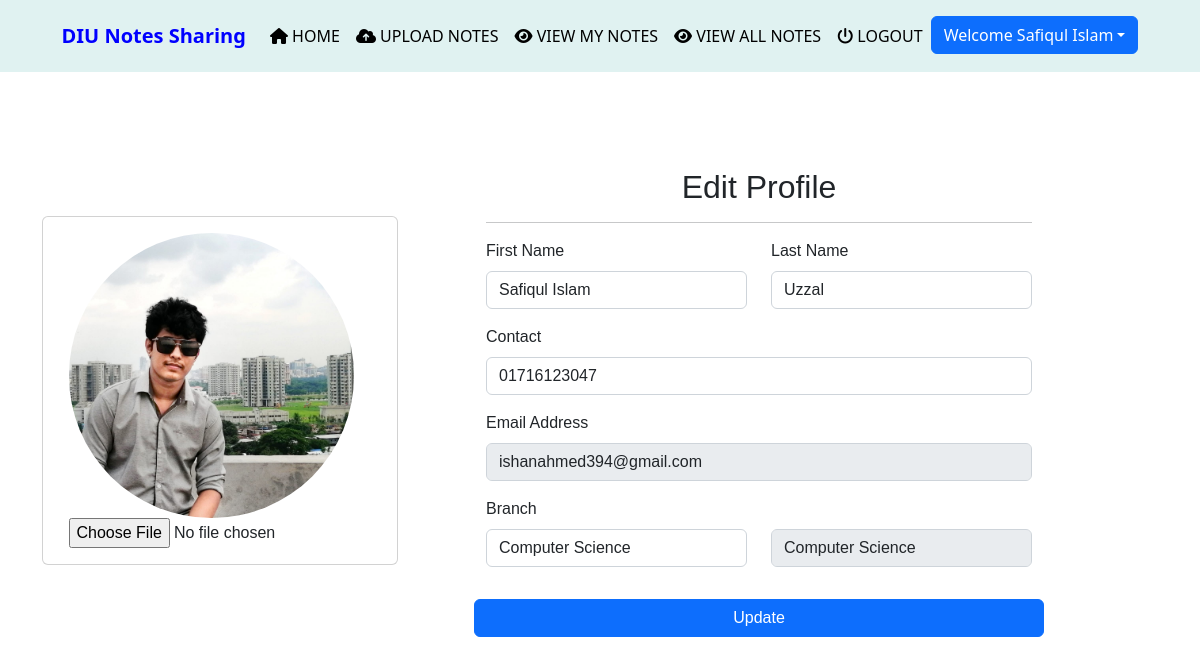
Screenshot of /edit_profile (signed in) with the database file from the repository.
### notes/models.py (models this page shows, shortened)
class Signup(models.Model):
    user = models.ForeignKey(settings.AUTH_USER_MODEL,on_delete=models.CASCADE)
    contact = models.CharField(max_length=11)
    branch = models.CharField(max_length=30)
    role = models.CharField(max_length=15)
    image = models.ImageField(upload_to="images/img", default="")
    upvotesuser = models.IntegerField(default=0)

### notes/views.py (the view, shortened to what this page needs)
# urls.py: path('edit_profile', edit_profile, name='edit_profile'),
def edit_profile(request):
    if not request.user.is_authenticated:
        return redirect('login')
    user = User.objects.get(id=request.user.id)
    data = Signup.objects.get(user = user)
    error = ""
    print(error)
    d = {'data':data,'user':user,'error':error}
    return render(request,'edit_profile.html',d)

### notes/templates/edit_profile.html (shortened to what this page needs)
{% extends 'usernavigation.html'%}
{% load static %}
{% block body %}
<div class="container mt-5" style="font-family: 'IBM Plex Sans', sans-serif;">
	<form method="post" enctype="multipart/form-data">
		<div class="row">
			<div class="col-md-4 mb-3 mt-5 mr-3">
				<div class="card mt-5">
					<div class="card-body">
						<div class="d-flex flex-column align-items-center text-center">
							<div class="profile-pic">
								{% if data.image %}
              						<img src="{{data.image.url}}" alt="Admin" class="rounded-circle" width="185">
            					{% else %}
              						<img src="" alt="Admin" class="rounded-circle" width="185">
            					{% endif %}
								<input id="file" type="file" name="img"/>
							</div>
						</div>
					</div>
				</div>
			</div>
			<div class="col-sm-6 md-8 mt-5 ml-5">
				<h2 class="text-center">Edit Profile</h2>
				<hr>
				<div class="row register-form">
					<div class="col-md-6">
						<div class="form-group">
							<label> First Name</label>
							<input type="text" class="form-control" value="{{data.user.first_name}}" name="firstname">
						</div>
					</div>
					<div class="col-md-6">
						<div class="form-group">
							<label> Last Name</label>
							<input type="text" class="form-control" value="{{data.user.last_name}}" name="lastname">
						</div>
					</div>
					<div class="col-md-12">
						<div class="form-group">
							<label> Contact</label>
							<input type="text" class="form-control" name="contact" value="{{data.contact}}">
						</div>
					</div>
					<div class="col-md-12">
						<div class="form-group">
							<label> Email Address</label>
							<input type="email" class="form-control" name="emailid" value="{{data.user.username}}"
								readonly>
						</div>
					</div>
					<div class="col-md-6">
						<div class="form-group">
							<label> Branch</label>
							<select class="form-control" name="branch">
								<option value="Computer Science">Computer Science</option>
							</select>
						</div>
					</div>
					<div class="form-group col-md-6 mt-2">
						<br>
						<input type="text" value="{{data.branch}}" class="form-control" readonly>
					</div>
					<input type="submit" value="Update" class="btn btn-primary mt-3">
				</div>
	</form>
</div>
{% endblock %}

### notes/templates/usernavigation.html (shortened to what this page needs)
<html lang="en">
<head>
  {% load static %}
  <link rel="stylesheet" href="https://maxcdn.bootstrapcdn.com/bootstrap/4.3.1/css/bootstrap.min.css">
  <link rel="stylesheet" href="https://use.fontawesome.com/releases/v5.6.3/css/all.css">
    <link rel="stylesheet" href="{% static 'css/mystyle.css' %}">
    <link rel="stylesheet" href="https://cdn.jsdelivr.net/npm/bootstrap@5.2.2/dist/css/bootstrap.min.css">
</head>
<body>
 <nav class="navbar navbar-expand-sm justify-content-center py-3" style="background-color: #E0F2F1;">
     <a class="navbar-brand" href=""><span style="color:blue"><b>DIU</b></span><span style="color:blue"> <b>Notes</b> </span><span style="color:blue"><b>Sharing</b></span></a>
  <ul class="navbar-nav">
      <li class="navbar-item">
          <a class="nav-link" href="{% url 'profile' %}"><i class="fas fa-home"></i> HOME</a>
      </li>
      <li class="navbar-item">
          <a class="nav-link" href="{% url 'upload_notes' %}"><i class="fas fa-cloud-upload-alt"></i> UPLOAD NOTES</a>
      </li>
			<li class="navbar-item">
                <a class="nav-link" href="{% url 'view_mynotes' %}"><i class="fas fa-eye"></i> VIEW MY NOTES</a>
            </li>
			<li class="navbar-item">
                <a class="nav-link" href="{% url 'viewallnotes' %}"><i class="fas fa-eye"></i> VIEW ALL NOTES</a>
            </li>
			<li class="navbar-item">
                <a class="nav-link" href="{% url 'logout' %}"><i class="fas fa-power-off"></i> LOGOUT</a>
            </li>
			<div class="dropdown">
				<button class="btn btn-primary dropdown-toggle" type="button"
					id="dropdownMenuButton" data-toggle="dropdown" aria-haspopup="true"
					aria-expanded="false">Welcome {{request.user.first_name}}</button>
			</div>
  </ul>
 </nav>
</body>
</html>
{% block body %}{% endblock %}

### notes/static/css/mystyle.css (style rules this page uses)
.rounded-circle { display: block; max-width: 530px; max-height:285px; width: auto; height: auto; }
.nav-link { color : black !important; }

### rows the page displays
Signup: image (picture), firstname "Safiqul Islam", lastname "Uzzal", contact "01716123047", emailid "ishanahmed394@gmail.com", branch "Computer Science"

### other values shown
{{ request.user.first_name }} "Safiqul Islam"
